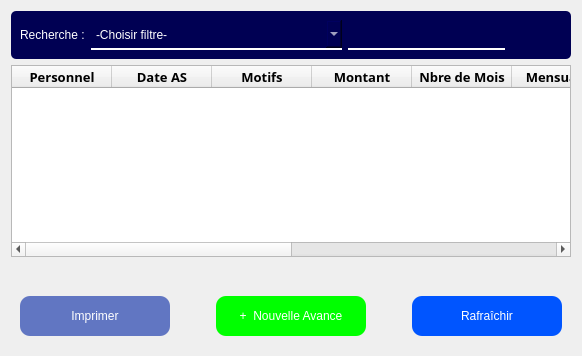
             <widget class="QWidget" name="p4_avanceSpeciale">
              <layout class="QVBoxLayout" name="verticalLayout_14">
               <item>
                <widget class="QWidget" name="widget_17" native="true">
                 <property name="styleSheet">
                  <string notr="true">background:rgb(0, 0, 83);
color:white;
font: 75 12pt &quot;Rockwell&quot;;
border-radius:5px</string>
                 </property>
                 <layout class="QHBoxLayout" name="horizontalLayout_15">
                  <item>
                   <widget class="QLabel" name="label_12">
                    <property name="text">
                     <string>Recherche :</string>
                    </property>
                   </widget>
                  </item>
                  <item>
                   <widget class="QComboBox" name="comboBox_7">
                    <property name="minimumSize">
                     <size>
                      <width>251</width>
                      <height>0</height>
                     </size>
                    </property>
                    <property name="styleSheet">
                     <string notr="true">border-bottom:2px solid white;
border-radius: 0px;
height:28px</string>
                    </property>
                    <item>
                     <property name="text">
                      <string>-Choisir filtre-</string>
                     </property>
                    </item>
                    <item>
                     <property name="text">
                      <string>Nom Personnel</string>
                     </property>
                    </item>
                    <item>
                     <property name="text">
                      <string>Date de l'Avance Spéciale</string>
                     </property>
                    </item>
                    <item>
                     <property name="text">
                      <string/>
                     </property>
                    </item>
                   </widget>
                  </item>
                  <item>
                   <widget class="QLineEdit" name="lineEdit_4">
                    <property name="styleSheet">
                     <string notr="true">border-bottom:2px solid white;
border-radius: 0px;
height:28px</string>
                    </property>
                   </widget>
                  </item>
                  <item>
                   <widget class="QPushButton" name="pushButton_4">
                    <property name="minimumSize">
                     <size>
                      <width>51</width>
                      <height>28</height>
                     </size>
                    </property>
                    <property name="maximumSize">
                     <size>
                      <width>51</width>
                      <height>28</height>
                     </size>
                    </property>
                    <property name="styleSheet">
                     <string notr="true">height:28px;

width:150px;
border-radius:10px</string>
                    </property>
                    <property name="text">
                     <string/>
                    </property>
                    <property name="icon">
                     <iconset>
                      <normaloff>Images/Gestion du personnel/321.ico</normaloff>Images/Gestion du personnel/321.ico</iconset>
                    </property>
                    <property name="iconSize">
                     <size>
                      <width>32</width>
                      <height>32</height>
                     </size>
                    </property>
                   </widget>
                  </item>
                 </layout>
                </widget>
               </item>
               <item>
                <widget class="QTableWidget" name="tableWidget_2">
                 <column>
                  <property name="text">
                   <string>Personnel</string>
                  </property>
                  <property name="font">
                   <font>
                    <family>Rockwell</family>
                    <pointsize>10</pointsize>
                    <weight>75</weight>
                    <bold>true</bold>
                   </font>
                  </property>
                 </column>
                 <column>
                  <property name="text">
                   <string>Date AS</string>
                  </property>
                  <property name="font">
                   <font>
                    <family>Rockwell</family>
                    <pointsize>10</pointsize>
                    <weight>75</weight>
                    <bold>true</bold>
                    <kerning>true</kerning>
                   </font>
                  </property>
                 </column>
                 <column>
                  <property name="text">
                   <string>Motifs</string>
                  </property>
                  <property name="font">
                   <font>
                    <family>Rockwell</family>
                    <pointsize>10</pointsize>
                    <weight>75</weight>
                    <bold>true</bold>
                   </font>
                  </property>
                 </column>
                 <column>
                  <property name="text">
                   <string>Montant</string>
                  </property>
                  <property name="font">
                   <font>
                    <family>Rockwell</family>
                    <pointsize>10</pointsize>
                    <weight>75</weight>
                    <bold>true</bold>
                   </font>
                  </property>
                 </column>
                 <column>
                  <property name="text">
                   <string>Nbre de Mois</string>
                  </property>
                  <property name="font">
                   <font>
                    <family>Rockwell</family>
                    <pointsize>10</pointsize>
                    <weight>75</weight>
                    <bold>true</bold>
                   </font>
                  </property>
                 </column>
                 <column>
                  <property name="text">
                   <string>Mensualité</string>
                  </property>
                  <property name="font">
                   <font>
                    <family>Rockwell</family>
                    <pointsize>10</pointsize>
                    <weight>75</weight>
                    <bold>true</bold>
                   </font>
                  </property>
                 </column>
                 <column>
                  <property name="text">
                   <string>Mois Payé</string>
                  </property>
                  <property name="font">
                   <font>
                    <family>Rockwell</family>
                    <pointsize>10</pointsize>
                    <weight>75</weight>
                    <bold>true</bold>
                   </font>
                  </property>
                 </column>
                 <column>
                  <property name="text">
                   <string>Mois Restant</string>
                  </property>
                  <property name="font">
                   <font>
                    <family>Rockwell</family>
                    <pointsize>10</pointsize>
                    <weight>75</weight>
                    <bold>true</bold>
                   </font>
                  </property>
                 </column>
                 <column>
                  <property name="text">
                   <string>Début du prêt</string>
                  </property>
                  <property name="font">
                   <font>
                    <family>Rockwell</family>
                    <pointsize>10</pointsize>
                    <weight>75</weight>
                    <bold>true</bold>
                   </font>
                  </property>
                 </column>
                 <column>
                  <property name="text">
                   <string>Fin du prêt</string>
                  </property>
                  <property name="font">
                   <font>
                    <family>Rockwell</family>
                    <pointsize>10</pointsize>
                    <weight>75</weight>
                    <bold>true</bold>
                   </font>
                  </property>
                 </column>
                </widget>
               </item>
               <item>
                <widget class="QWidget" name="widget_18" native="true">
                 <property name="styleSheet">
                  <string notr="true">
color:white;
font: 75 12pt &quot;Rockwell&quot;;
border-radius:5px</string>
                 </property>
                 <layout class="QHBoxLayout" name="horizontalLayout_16"/>
                </widget>
               </item>
               <item>
                <widget class="QWidget" name="widget_19" native="true">
                 <property name="styleSheet">
                  <string notr="true">
color:white;
font: 75 12pt &quot;Rockwell&quot;;
border-radius:5px</string>
                 </property>
                 <layout class="QHBoxLayout" name="horizontalLayout_17">
                  <item>
                   <widget class="QPushButton" name="pushButton_19">
                    <property name="styleSheet">
                     <string notr="true">height:40px;
background:rgb(97, 118, 194);
color:white;
width:150px;
border-radius:10px;</string>
                    </property>
                    <property name="text">
                     <string>Imprimer</string>
                    </property>
                    <property name="icon">
                     <iconset>
                      <normaloff>Images/Gestion du personnel/VST13133.png</normaloff>Images/Gestion du personnel/VST13133.png</iconset>
                    </property>
                    <property name="iconSize">
                     <size>
                      <width>32</width>
                      <height>32</height>
                     </size>
                    </property>
                   </widget>
                  </item>
                  <item>
                   <spacer name="horizontalSpacer_18">
                    <property name="orientation">
                     <enum>Qt::Horizontal</enum>
                    </property>
                    <property name="sizeHint" stdset="0">
                     <size>
                      <width>40</width>
                      <height>20</height>
                     </size>
                    </property>
                   </spacer>
                  </item>
                  <item>
                   <widget class="QPushButton" name="btn_newAS">
                    <property name="styleSheet">
                     <string notr="true">height:40px;
background:rgb(0, 255, 0);
width:150px;
border-radius:10px</string>
                    </property>
                    <property name="text">
                     <string>+  Nouvelle Avance</string>
                    </property>
                   </widget>
                  </item>
                  <item>
                   <spacer name="horizontalSpacer_19">
                    <property name="orientation">
                     <enum>Qt::Horizontal</enum>
                    </property>
                    <property name="sizeHint" stdset="0">
                     <size>
                      <width>40</width>
                      <height>20</height>
                     </size>
                    </property>
                   </spacer>
                  </item>
                  <item>
                   <widget class="QPushButton" name="pushButton_18">
                    <property name="styleSheet">
                     <string notr="true">height:40px;
background:rgb(0, 85, 255);
width:150px;
border-radius:10px</string>
                    </property>
                    <property name="text">
                     <string>Rafraîchir</string>
                    </property>
                   </widget>
                  </item>
                 </layout>
                </widget>
               </item>
              </layout>
             </widget>
